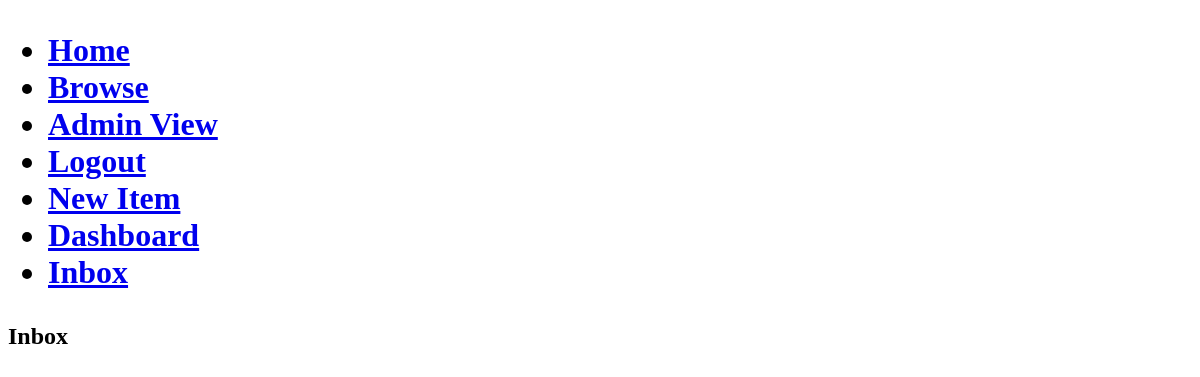
/inboxView/ (signed in), run on an earlier commit of the app's database.
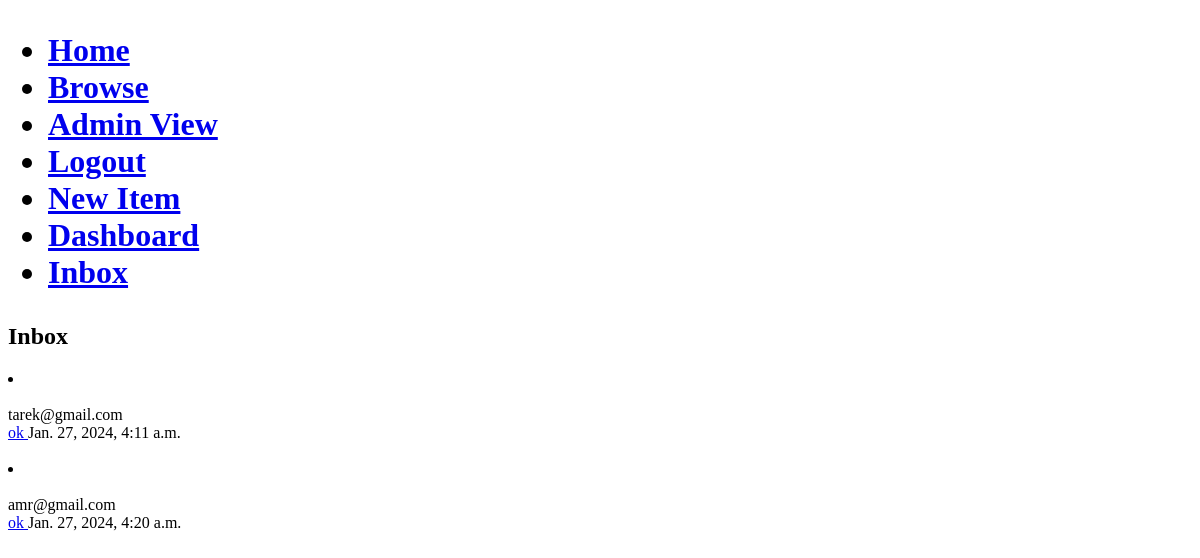
And on a later commit of the database.
### user/models.py (models this page shows)
class User(AbstractUser):
    username = None
    email = models.EmailField(unique=True, max_length=50, blank=False, null=False)
    first_name = models.CharField(max_length=50, blank=False, null=False)
    last_name = models.CharField(max_length=50, blank=False, null=False)
    created_at = models.DateTimeField(auto_now_add=True)
    is_seller = models.BooleanField(default=False)
    USERNAME_FIELD = "email"
    REQUIRED_FIELDS = []
    object = customUserManager()
    def __str__(self):
        return self.email

### chat/models.py (models this page shows, shortened)
class Message(models.Model):
    sender = models.ForeignKey(
        User, on_delete=models.CASCADE, blank=False, null=False, related_name="sender"
    )
    receiver = models.ForeignKey(
        User, on_delete=models.CASCADE, blank=False, null=False, related_name="receiver"
    )
    created_at = models.DateTimeField(auto_now_add=True)
    body = models.CharField(max_length=500, blank=False, null=False)
    read = models.BooleanField(default=False)
    @staticmethod
    def get_last_message_in_chat(pk1, pk2):
        return (
            Message.objects.filter(
                Q(sender_id=pk1, receiver_id=pk2) | Q(sender_id=pk2, receiver_id=pk1)
            )
            .select_related("sender", "receiver")
            .order_by("-created_at")
            .first()
        )

### core/views.py (the view)
# urls.py: path("inboxView/", inboxView.as_view(), name="inbox"),
class inboxView(View):
    def get(self, request):
        sender = request.user
        chats = Chat.get_open_chats(sender.id)
        return render(request, "core/inbox.html", {"chats": chats})

### chat/models.py (called while the page is built)
    @staticmethod
    def get_participents(pk, chats):
        chat_det = {}
        for chat in chats:
            if chat.participent1_id == pk:
                last_message = Message.get_last_message_in_chat(
                    pk, chat.participent2_id
                )
                chat_det[chat.participent2] = last_message
            elif chat.participent2_id == pk:
                last_message = Message.get_last_message_in_chat(
                    pk, chat.participent1_id
                )
                chat_det[chat.participent1] = last_message
        return chat_det

    @staticmethod
    def get_open_chats(pk):
        chats = Chat.objects.filter(Q(participent1_id=pk) | Q(participent2_id=pk))
        chat_det = Chat.get_participents(pk, chats)
        return chat_det

### core/templates/core/inbox.html
{%extends 'core/includes/navBar.html' %} {%block content2%}
<h2>Inbox</h2>
{%load crispy_forms_tags%}
{% for user, last_message in chats.items %}
    <div>
        <li><br><br>
        {{user}}
        <br>
        <a href="{% url 'chat' user.id %}">
            {{last_message.body}}
        </a>
        {{last_message.created_at}}
        <br><br></li>
    </div>
{% endfor %}
{%endblock%}

What changed in the data, as far as the page shows it:
now on this page (row edited): User: email "tarek@gmail.com", body "ok", created_at "Jan. 27, 2024, 4:11 a.m."
added User: email "amr@gmail.com", body "ok", created_at "Jan. 27, 2024, 4:20 a.m."
